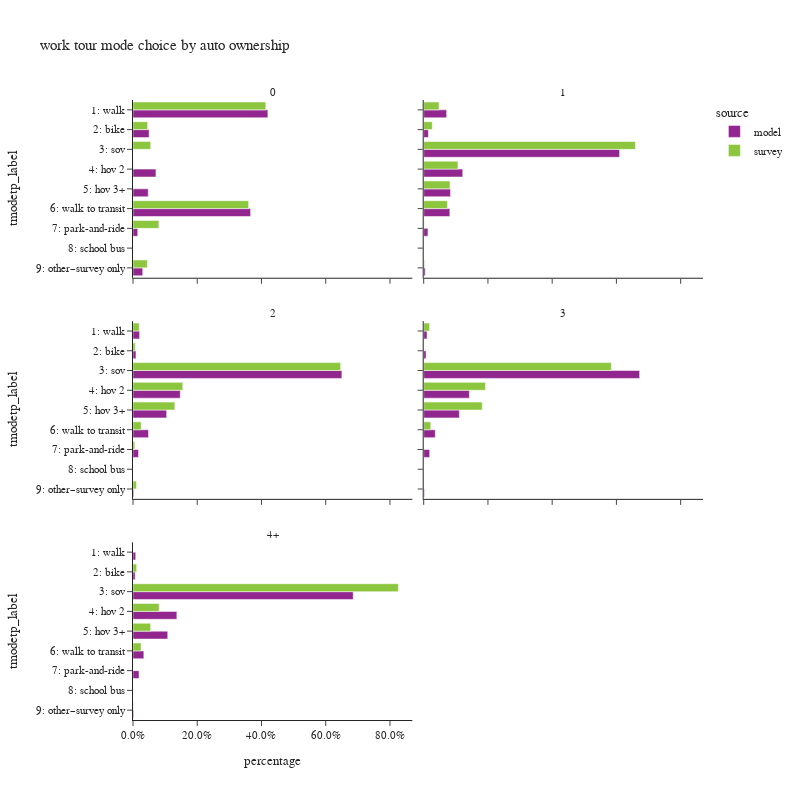

The cell this chart's notebook holds for it:
### Code cell
plot_mode_choice(wk_tour.loc[wk_tour['auto_ownership_4+']!="-1"],"auto_ownership_4+",
                 {"auto_ownership_4+":["0","1","2","3","4+"],
                  "tmodetp_label":["1: walk","2: bike","3: sov","4: hov 2","5: hov 3+","6: walk to transit",
                                   "7: park-and-ride","8: school bus","9: other–survey only"]},
                 "auto ownership",2,800)

### Figure 1 — Plotly figure (JSON) as saved in the notebook; plotly's stock layout.template omitted (floating-point values rounded to 4 significant figures)
{"data": [{"alignmentgroup": "True", "customdata": [[20128], [2402], [3425], [2271], [17551], [708], [1449]], "hovertemplate": "source=model<br>auto_ownership_4+=0<br>percentage=%{x}<br>tmodetp_label=%{y}<br>sample count=%{customdata[0]}<extra></extra>", "legendgroup": "model", "marker": {"color": "#91268F", "pattern": {"shape": ""}}, "name": "model", "offsetgroup": "model", "orientation": "h", "showlegend": true, "textposition": "auto", "type": "bar", "x": [0.4199, 0.05011, 0.07145, 0.04738, 0.3661, 0.01477, 0.03023], "xaxis": "x5", "y": ["1: walk", "2: bike", "4: hov 2", "5: hov 3+", "6: walk to transit", "7: park-and-ride", "9: other–survey only"], "yaxis": "y5"}, {"alignmentgroup": "True", "customdata": [[20869], [4245], [178342], [35540], [24397], [23792], [3859], [1394]], "hovertemplate": "source=model<br>auto_ownership_4+=1<br>percentage=%{x}<br>tmodetp_label=%{y}<br>sample count=%{customdata[0]}<extra></extra>", "legendgroup": "model", "marker": {"color": "#91268F", "pattern": {"shape": ""}}, "name": "model", "offsetgroup": "model", "orientation": "h", "showlegend": false, "textposition": "auto", "type": "bar", "x": [0.07136, 0.01452, 0.6098, 0.1215, 0.08343, 0.08136, 0.0132, 0.004767], "xaxis": "x6", "y": ["1: walk", "2: bike", "3: sov", "4: hov 2", "5: hov 3+", "6: walk to transit", "7: park-and-ride", "9: other–survey only"], "yaxis": "y6"}, {"alignmentgroup": "True", "customdata": [[10866], [4878], [344622], [78005], [55516], [25601], [9143], [1285]], "hovertemplate": "source=model<br>auto_ownership_4+=2<br>percentage=%{x}<br>tmodetp_label=%{y}<br>sample count=%{customdata[0]}<extra></extra>", "legendgroup": "model", "marker": {"color": "#91268F", "pattern": {"shape": ""}}, "name": "model", "offsetgroup": "model", "orientation": "h", "showlegend": false, "textposition": "auto", "type": "bar", "x": [0.02051, 0.009205, 0.6503, 0.1472, 0.1048, 0.04831, 0.01725, 0.002425], "xaxis": "x3", "y": ["1: walk", "2: bike", "3: sov", "4: hov 2", "5: hov 3+", "6: walk to transit", "7: park-and-ride", "9: other–survey only"], "yaxis": "y3"}, {"alignmentgroup": "True", "customdata": [[3064], [2202], [200619], [42442], [33154], [10743], [5563], [646]], "hovertemplate": "source=model<br>auto_ownership_4+=3<br>percentage=%{x}<br>tmodetp_label=%{y}<br>sample count=%{customdata[0]}<extra></extra>", "legendgroup": "model", "marker": {"color": "#91268F", "pattern": {"shape": ""}}, "name": "model", "offsetgroup": "model", "orientation": "h", "showlegend": false, "textposition": "auto", "type": "bar", "x": [0.01027, 0.007379, 0.6722, 0.1422, 0.1111, 0.036, 0.01864, 0.002165], "xaxis": "x4", "y": ["1: walk", "2: bike", "3: sov", "4: hov 2", "5: hov 3+", "6: walk to transit", "7: park-and-ride", "9: other–survey only"], "yaxis": "y4"}, {"alignmentgroup": "True", "customdata": [[1526], [1213], [123785], [24652], [19518], [6093], [3386], [374]], "hovertemplate": "source=model<br>auto_ownership_4+=4+<br>percentage=%{x}<br>tmodetp_label=%{y}<br>sample count=%{customdata[0]}<extra></extra>", "legendgroup": "model", "marker": {"color": "#91268F", "pattern": {"shape": ""}}, "name": "model", "offsetgroup": "model", "orientation": "h", "showlegend": false, "textposition": "auto", "type": "bar", "x": [0.008452, 0.006718, 0.6856, 0.1365, 0.1081, 0.03375, 0.01875, 0.002071], "xaxis": "x", "y": ["1: walk", "2: bike", "3: sov", "4: hov 2", "5: hov 3+", "6: walk to transit", "7: park-and-ride", "9: other–survey only"], "yaxis": "y"}, {"alignmentgroup": "True", "customdata": [[55], [21], [2], [2], [93], [7], [6]], "hovertemplate": "source=survey<br>auto_ownership_4+=0<br>percentage=%{x}<br>tmodetp_label=%{y}<br>sample count=%{customdata[0]}<extra></extra>", "legendgroup": "survey", "marker": {"color": "#8CC63E", "pattern": {"shape": ""}}, "name": "survey", "offsetgroup": "survey", "orientation": "h", "showlegend": true, "textposition": "auto", "type": "bar", "x": [0.4134, 0.04548, 0.05511, 0.0008174, 0.3599, 0.08067, 0.04463], "xaxis": "x5", "y": ["1: walk", "2: bike", "3: sov", "4: hov 2", "6: walk to transit", "7: park-and-ride", "9: other–survey only"], "yaxis": "y5"}, {"alignmentgroup": "True", "customdata": [[69], [54], [354], [70], [27], [108], [5], [4]], "hovertemplate": "source=survey<br>auto_ownership_4+=1<br>percentage=%{x}<br>tmodetp_label=%{y}<br>sample count=%{customdata[0]}<extra></extra>", "legendgroup": "survey", "marker": {"color": "#8CC63E", "pattern": {"shape": ""}}, "name": "survey", "offsetgroup": "survey", "orientation": "h", "showlegend": false, "textposition": "auto", "type": "bar", "x": [0.04774, 0.02662, 0.659, 0.1066, 0.08184, 0.074, 0.001546, 0.002604], "xaxis": "x6", "y": ["1: walk", "2: bike", "3: sov", "4: hov 2", "5: hov 3+", "6: walk to transit", "7: park-and-ride", "9: other–survey only"], "yaxis": "y6"}, {"alignmentgroup": "True", "customdata": [[20], [15], [421], [66], [35], [46], [4], [1]], "hovertemplate": "source=survey<br>auto_ownership_4+=2<br>percentage=%{x}<br>tmodetp_label=%{y}<br>sample count=%{customdata[0]}<extra></extra>", "legendgroup": "survey", "marker": {"color": "#8CC63E", "pattern": {"shape": ""}}, "name": "survey", "offsetgroup": "survey", "orientation": "h", "showlegend": false, "textposition": "auto", "type": "bar", "x": [0.01949, 0.006911, 0.6465, 0.1549, 0.1303, 0.02553, 0.005607, 0.01073], "xaxis": "x3", "y": ["1: walk", "2: bike", "3: sov", "4: hov 2", "5: hov 3+", "6: walk to transit", "7: park-and-ride", "9: other–survey only"], "yaxis": "y3"}, {"alignmentgroup": "True", "customdata": [[2], [2], [123], [28], [13], [6]], "hovertemplate": "source=survey<br>auto_ownership_4+=3<br>percentage=%{x}<br>tmodetp_label=%{y}<br>sample count=%{customdata[0]}<extra></extra>", "legendgroup": "survey", "marker": {"color": "#8CC63E", "pattern": {"shape": ""}}, "name": "survey", "offsetgroup": "survey", "orientation": "h", "showlegend": false, "textposition": "auto", "type": "bar", "x": [0.01826, 0.0009245, 0.5842, 0.1923, 0.1823, 0.022], "xaxis": "x4", "y": ["1: walk", "2: bike", "3: sov", "4: hov 2", "5: hov 3+", "6: walk to transit"], "yaxis": "y4"}, {"alignmentgroup": "True", "customdata": [[3], [75], [10], [3], [1], [1], [1]], "hovertemplate": "source=survey<br>auto_ownership_4+=4+<br>percentage=%{x}<br>tmodetp_label=%{y}<br>sample count=%{customdata[0]}<extra></extra>", "legendgroup": "survey", "marker": {"color": "#8CC63E", "pattern": {"shape": ""}}, "name": "survey", "offsetgroup": "survey", "orientation": "h", "showlegend": false, "textposition": "auto", "type": "bar", "x": [0.01147, 0.8261, 0.08149, 0.05486, 0.025, 0.0002433, 0.0008718], "xaxis": "x", "y": ["2: bike", "3: sov", "4: hov 2", "5: hov 3+", "6: walk to transit", "7: park-and-ride", "9: other–survey only"], "yaxis": "y"}], "layout": {"annotations": [{"font": {}, "showarrow": false, "text": "4+", "x": 0.245, "xanchor": "center", "xref": "paper", "y": 0.2867, "yanchor": "bottom", "yref": "paper"}, {"font": {}, "showarrow": false, "text": "2", "x": 0.245, "xanchor": "center", "xref": "paper", "y": 0.6433, "yanchor": "bottom", "yref": "paper"}, {"font": {}, "showarrow": false, "text": "3", "x": 0.755, "xanchor": "center", "xref": "paper", "y": 0.6433, "yanchor": "bottom", "yref": "paper"}, {"font": {}, "showarrow": false, "text": "0", "x": 0.245, "xanchor": "center", "xref": "paper", "y": 1.0, "yanchor": "bottom", "yref": "paper"}, {"font": {}, "showarrow": false, "text": "1", "x": 0.755, "xanchor": "center", "xref": "paper", "y": 1.0, "yanchor": "bottom", "yref": "paper"}], "barmode": "group", "height": 800, "legend": {"title": {"text": "source"}, "tracegroupgap": 0}, "title": {"text": "work tour mode choice by auto ownership"}, "width": 800, "xaxis": {"anchor": "y", "domain": [0.0, 0.49], "tickformat": ".1%", "title": {"text": "percentage"}}, "xaxis2": {"anchor": "y2", "domain": [0.51, 1.0], "matches": "x", "tickformat": ".1%", "title": {"text": "percentage"}}, "xaxis3": {"anchor": "y3", "domain": [0.0, 0.49], "matches": "x", "showticklabels": false, "tickformat": ".1%"}, "xaxis4": {"anchor": "y4", "domain": [0.51, 1.0], "matches": "x", "showticklabels": false, "tickformat": ".1%"}, "xaxis5": {"anchor": "y5", "domain": [0.0, 0.49], "matches": "x", "showticklabels": false, "tickformat": ".1%"}, "xaxis6": {"anchor": "y6", "domain": [0.51, 1.0], "matches": "x", "showticklabels": false, "tickformat": ".1%"}, "yaxis": {"anchor": "x", "categoryarray": ["9: other–survey only", "8: school bus", "7: park-and-ride", "6: walk to transit", "5: hov 3+", "4: hov 2", "3: sov", "2: bike", "1: walk"], "categoryorder": "array", "domain": [0.0, 0.2867], "title": {"text": "tmodetp_label"}}, "yaxis2": {"anchor": "x2", "domain": [0.0, 0.2867], "matches": "y", "showticklabels": false}, "yaxis3": {"anchor": "x3", "categoryarray": ["9: other–survey only", "8: school bus", "7: park-and-ride", "6: walk to transit", "5: hov 3+", "4: hov 2", "3: sov", "2: bike", "1: walk"], "categoryorder": "array", "domain": [0.3567, 0.6433], "matches": "y", "title": {"text": "tmodetp_label"}}, "yaxis4": {"anchor": "x4", "domain": [0.3567, 0.6433], "matches": "y", "showticklabels": false}, "yaxis5": {"anchor": "x5", "categoryarray": ["9: other–survey only", "8: school bus", "7: park-and-ride", "6: walk to transit", "5: hov 3+", "4: hov 2", "3: sov", "2: bike", "1: walk"], "categoryorder": "array", "domain": [0.7133, 1.0], "matches": "y", "title": {"text": "tmodetp_label"}}, "yaxis6": {"anchor": "x6", "domain": [0.7133, 1.0], "matches": "y", "showticklabels": false}}}
